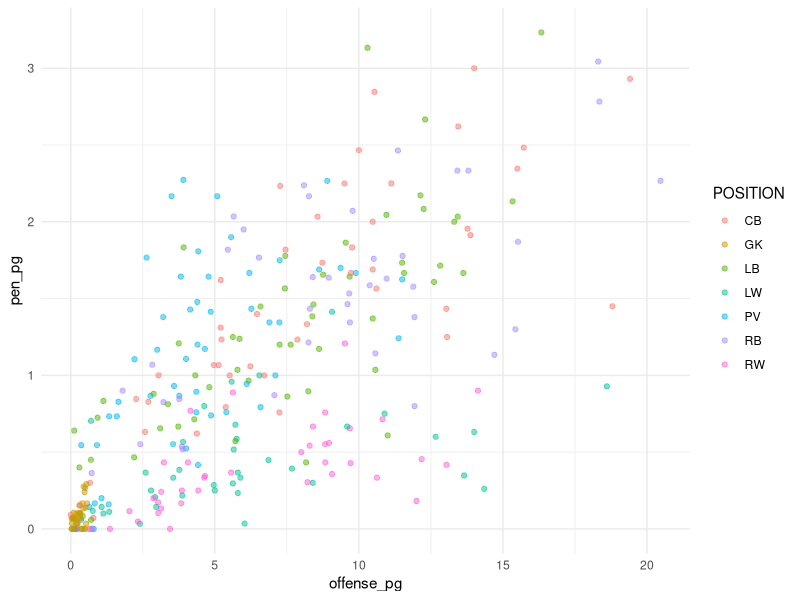
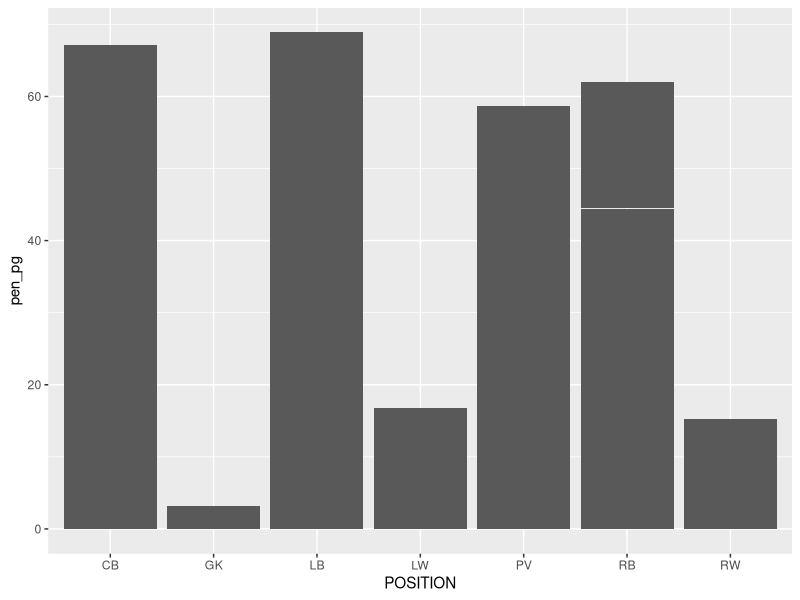
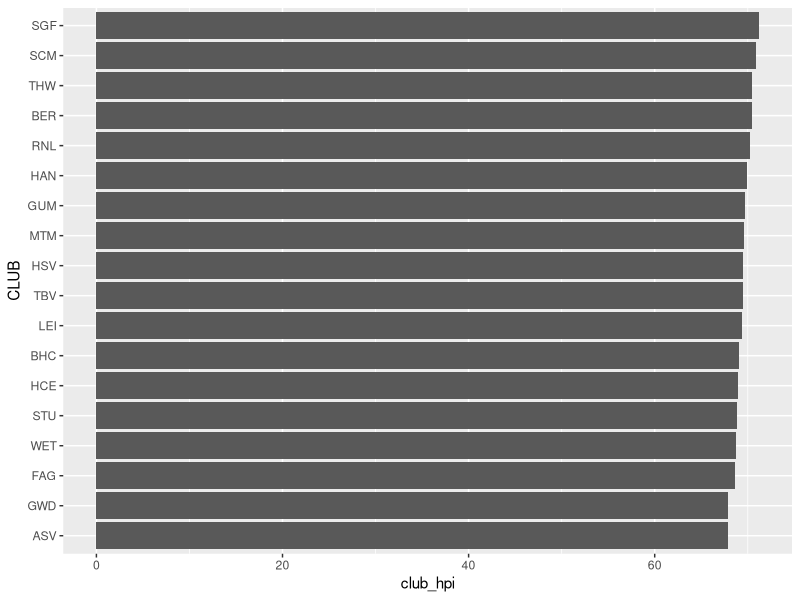
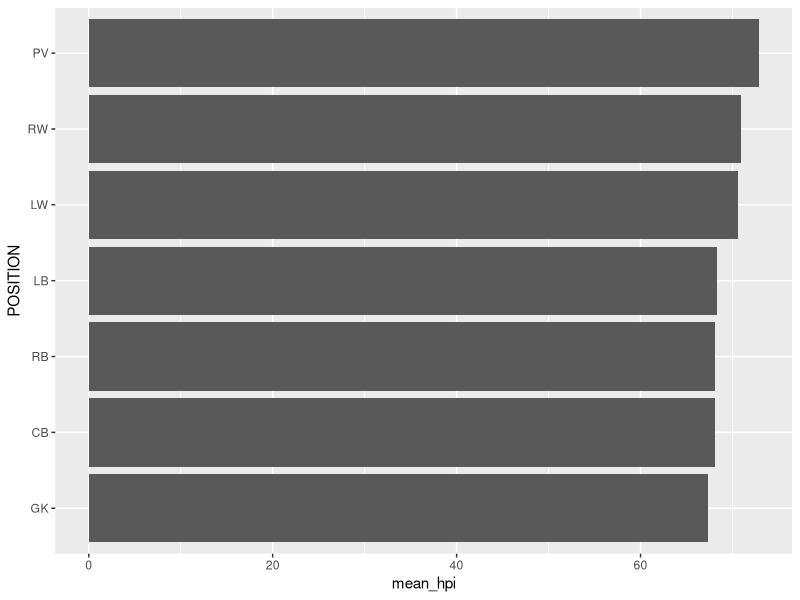
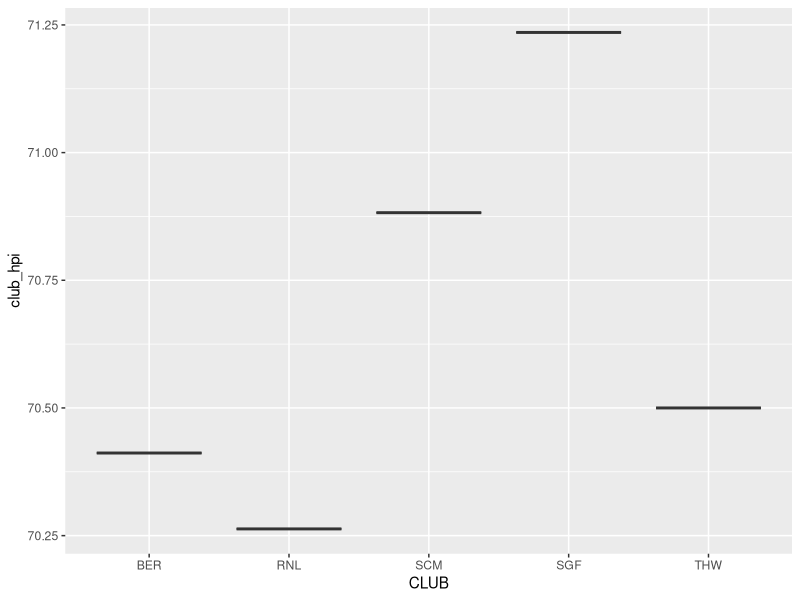
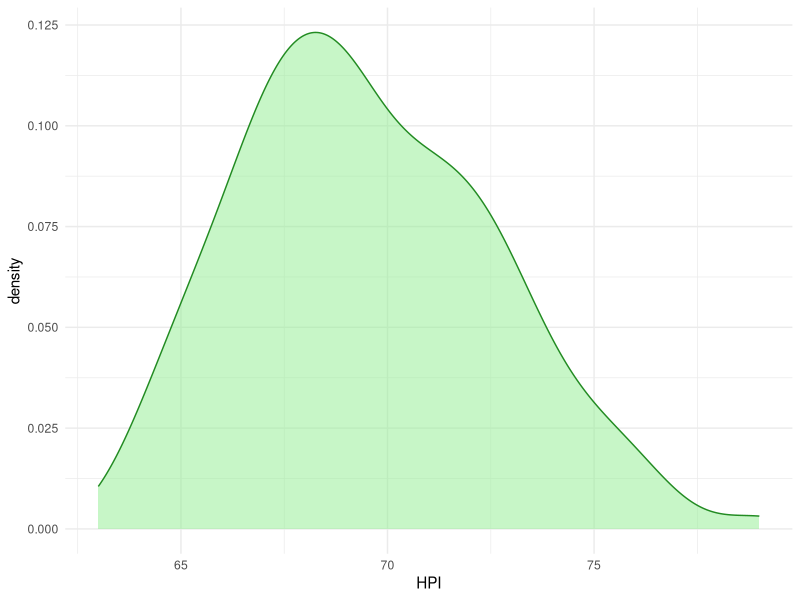
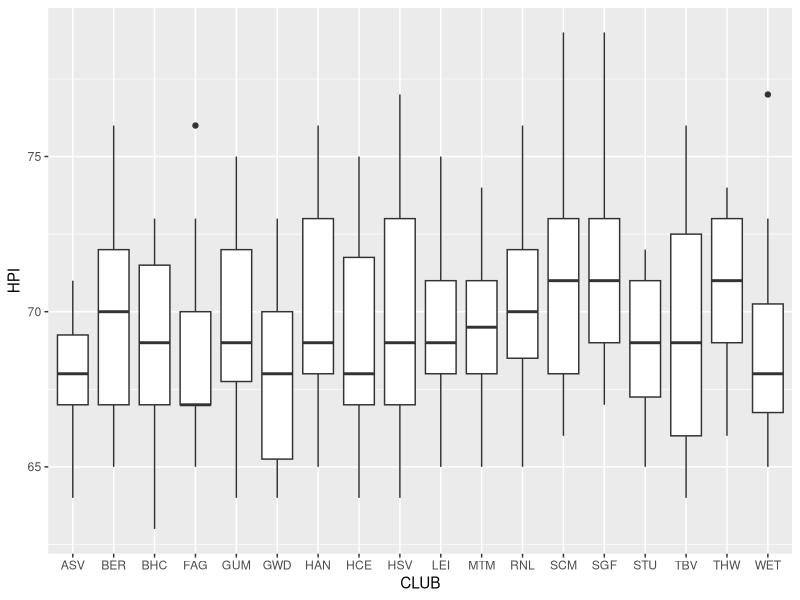
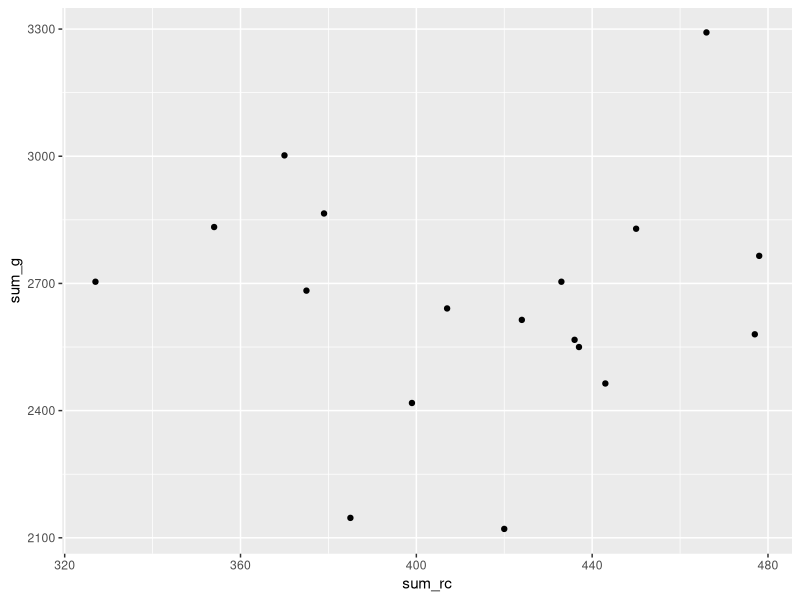

R code for these plots, in order: (Note: this script raises an error after producing the figures.)
## ---- chunk 1
library(tidyverse)
library(readr)
library(modelr)
library(broom)
library(stringr)
## ---- chunk 2
handball_df <- read_csv("handball_stats.csv")
## ---- chunk 3
handball_rc <- handball_df |> mutate(total_rc = RC + BK) |> select(!(BK))
## ---- chunk 4
handball_pen <- handball_rc |> mutate(total_penalties = total_rc + TF + YC + `2MIN`) |> select(c(total_penalties, CLUB, POSITION, P, G, M, FG, G.1, `%`, AS, ST, BL, HPI, NAME))
## ---- chunk 5
handball_percent <- handball_pen |> mutate(percentage = as.double(str_remove(`%`, "%"))) |> relocate(percentage)
## ---- chunk 6
# total offense and total penalties for the season
handball_clean <- handball_percent |> mutate(total_offense = G + M + FG + G.1 + AS + ST) |> select(c(NAME, CLUB, POSITION, total_offense, total_penalties, P, BL, percentage, HPI))

handball_clean <- handball_clean |> filter(P >= 10)
## ---- chunk 7
# per game
handball_pg <- handball_clean |> mutate(offense_pg = total_offense/P, pen_pg = total_penalties/P) 
summary(handball_clean$P)
## ---- chunk 8
ggplot(data = handball_pg, aes(x = offense_pg, y = pen_pg, colour = POSITION)) + geom_point(alpha = 0.5) + theme_minimal()
## ---- chunk 9
ggplot(data = handball_pg, aes(x = POSITION, y = pen_pg)) + geom_col()
## ---- chunk 10
barplot <- handball_clean |> group_by(CLUB) |> summarise(club_hpi = mean(HPI)) |> mutate(CLUB = fct_reorder(CLUB, club_hpi))

ggplot(data = barplot, aes(x = CLUB, y = club_hpi)) + geom_col() + coord_flip()

bar <- handball_clean |> group_by(POSITION) |> summarise(mean_hpi = mean(HPI)) |> mutate(POSITION = fct_reorder(POSITION, mean_hpi))

ggplot(data = bar, aes(x = POSITION, y = mean_hpi)) + geom_col() + coord_flip()
## ---- chunk 11
boxplot <- handball_clean |> group_by(CLUB) |> summarise(club_hpi = mean(HPI)) |> arrange(desc(club_hpi)) |> slice(1:5)

ggplot(data = boxplot, aes(x = CLUB, y = club_hpi)) + geom_boxplot() 
## ---- chunk 12
handball_sum <- handball_clean |> group_by(CLUB) |> summarise(club_hpi = mean(HPI)) 
## ---- chunk 13
ggplot(data = handball_clean, aes(x = HPI)) + geom_density(fill = "lightgreen", colour = "forestgreen", alpha = 0.5) + theme_minimal()
## ---- chunk 14
ggplot(data = handball_clean, aes(x= CLUB, y = HPI)) + geom_boxplot()
## ---- chunk 15
rc_sum <- handball_clean |> group_by(CLUB) |> summarise(sum_rc = sum(total_penalties), sum_g = sum(total_offense))

ggplot(data = rc_sum, aes(x = sum_rc, y = sum_g)) + geom_point() 
## ---- chunk 16
ggplot(data = handball_df, aes(x = POSITION, y = RC)) + geom_col()
## ---- chunk 17
ggplot(data = handball_df, aes(x = POSITION, y = HPI)) + geom_boxplot()
## ---- chunk 18
mod_plot <- handball_clean |> group_by(CLUB) |> summarise(club_offense = mean(total_offense), club_pen = mean(total_penalties), club_hpi = mean(HPI))

ggplot(data = mod_plot, aes(x = club_offense, y = club_hpi)) +
  geom_point() +
  geom_smooth(method = "lm") + theme_minimal() + labs(title = "Scatterplot of club_hpi against club_offense with regression line")

ggplot(data = mod_plot, aes(x = club_pen, y = club_hpi)) +
  geom_point() +
  geom_smooth(method = "lm") + theme_minimal() + labs(title = "Scatterplot of club_hpi against club_penalties with regression line")

## ---- chunk 19
plot(handball_clean$HPI ~ handball_clean$total_penalties)
abline(hpi_mod)

plot(handball_clean$HPI ~ handball_clean$total_offense)
abline(hpi_mod)
## ---- chunk 20
ggplot(data = handball_clean, aes(x = total_offense, y = total_penalties)) + geom_point(alpha = 0.5) + theme_minimal() + geom_smooth(method = "lm") + labs(title = "Scatterplot of total_penalties against total_offense with a regression line")
## ---- chunk 21
mod <- lm(total_penalties ~ total_offense, data = handball_clean)
plot(handball_clean$total_penalties ~ handball_clean$total_offense)
abline(mod)
## ---- chunk 22
mod <- lm(HPI ~ total_penalties, data=handball_clean)

newx <- data.frame(total_penalties=30)

predict(mod, newx,interval="prediction", level = 0.98)
## ---- chunk 23
mod <- lm(HPI ~ total_penalties, data=handball_clean)

newx <- data.frame(total_penalties=30)

predict(mod, newx,interval="confidence", level = 0.98)
## ---- chunk 24
anovamod <- lm(HPI~total_offense+total_penalties, data=handball_clean)
summary(anovamod)
anova(anovamod)
## ---- chunk 25
cor.test(handball_clean$total_offense, handball_clean$total_penalties)
## ---- chunk 26
handball_numeric <- handball_clean |> select(!c(CLUB, POSITION))
cor(handball_numeric)
## ---- chunk 27
cor(handball_clean$total_offense, handball_clean$total_penalties)
## ---- chunk 28
full <- lm(HPI ~ P + G + M + FG + G.1 + `%` + AS + TF + ST + BL + YC + `2MIN` + RC + BK + HPI,
          data = handball_df)

mse <- (summary(full)$sigma)^2

none <- lm(HPI~1,data=handball_df)

step(none,scope=list(upper=full),scale=mse)
## ---- chunk 29
handball_df |> arrange(desc(HPI)) |> group_by(CLUB) |> summarise()
## ---- chunk 30
hpi <- handball_clean |> arrange(desc(HPI)) 
head(hpi)
tail(hpi)
## ---- chunk 31
IQR(handball_clean$HPI)
1.5*IQR(handball_clean$HPI)
67.00 - (1.5*IQR(handball_clean$HPI))
## ---- chunk 32
plot<- handball_clean |> group_by(CLUB, POSITION) |> summarise(n_position = n())
## ---- chunk 33
plot_ordered <- plot |> mutate(POSITION = fct_reorder(POSITION, n_position))

ggplot(plot_ordered, aes(x = POSITION, y = n_position, fill = CLUB)) + geom_col()
## ---- chunk 34
ggplot(handball_clean, aes(x = POSITION, y = HPI)) + geom_col()
## ---- chunk 35
ggplot(handball_clean, aes(x = POSITION, y = total_offense)) + geom_col()
## ---- chunk 36
ggplot(handball_clean, aes(x = POSITION, y = total_penalties)) + geom_col()
## ---- chunk 37
ggplot(handball_clean, aes(x = HPI)) + geom_histogram(bins = 15, colour = "black", fill = "lightblue") + theme_minimal() + facet_grid(~POSITION)
## ---- chunk 38
ggplot(handball_clean, aes(x = POSITION, y = total_penalties)) + geom_boxplot()
## ---- chunk 39
handball_clean|>group_by(POSITION)  |> summarise()
## ---- chunk 40
handball <- handball_clean |> group_by(CLUB, POSITION, P)|> summarise(POSITION = fct_reorder(POSITION, P)) 
ggplot(handball, aes(x = POSITION, y = P)) + geom_col()
